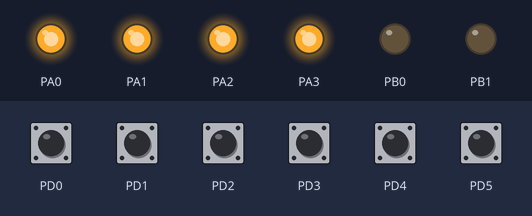
A program run on a simulated ATmega1284P, built with avr-gcc and emulated at 20 MHz. Parts: output pins drawn as LEDs (lit = HIGH). Inputs (shaded band) come from the test bench; at power-on: PD0–5 HIGH.

Above: at 1.2 s.
1.3 s: PD5 pulled LOW for 0.15 s
At 1.4 s:
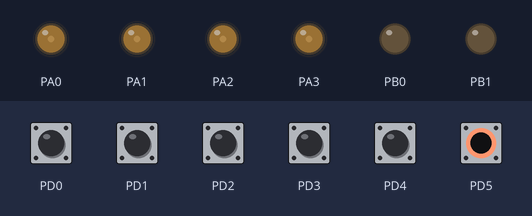
3.0 s: PD0 pulled LOW for 0.15 s
At 3.07 s:
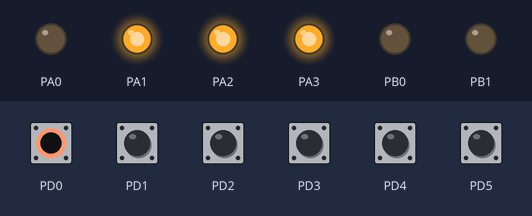
4.6 s: PD1 pulled LOW for 0.15 s
At 4.67 s:
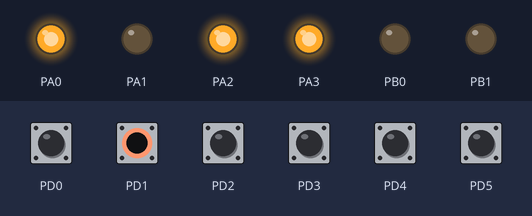
6.2 s: PD2 pulled LOW for 0.15 s
At 6.27 s:
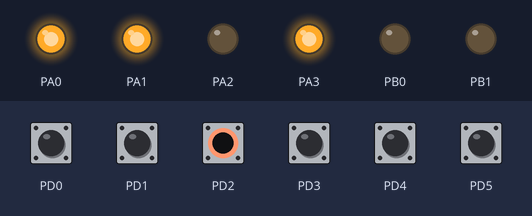
7.8 s: PD3 pulled LOW for 0.15 s
At 7.87 s:
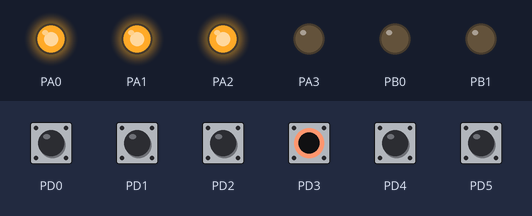
9.4 s: PD4 pulled LOW for 0.15 s
At 10.8 s:
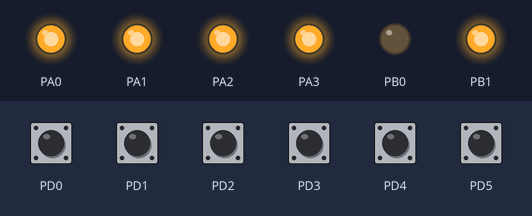
Timing chart, 0 to 12.0 s (numbered marks = the images above; inputs shaded):
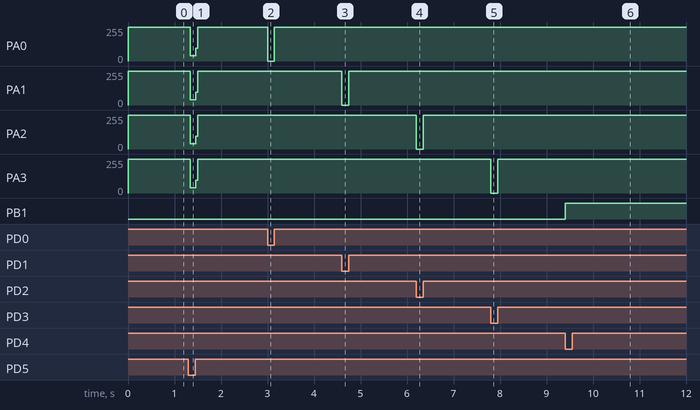

The program:

main.c
```c
#define F_CPU 20000000UL
#include <avr/io.h>

#define PATRON 0b1010

int main(void) {

	DDRD &= ~(0x3F);
	PORTD |= 0x3F;

	DDRA |= 0x0F;
	DDRB |= (1<<PB0) | (1<<PB1);


	PORTA &= ~(0x0F);
	PORTB &= ~((1<<PB0) | (1<<PB1));


	int prevEnter = 1;

	while (1) {

		int nibble = PIND & 0x0F;
		PORTA = (PORTA & 0xF0) | nibble;

		if (!(PIND & (1<<PD5))) {
			PORTA &= ~(0x0F);
			PORTB &= ~((1<<PB0) | (1<<PB1));
		}


		int enter = (PIND & (1<<PD4)) ? 1 : 0;
		if (prevEnter == 1 && enter == 0) {
			if (nibble == PATRON) {
				PORTB |=  (1<<PB0);
				PORTB &= ~(1<<PB1);
				} else {
				PORTB |=  (1<<PB1);
				PORTB &= ~(1<<PB0);
			}
		}
		prevEnter = enter;
	}
}
```

Measured:
- after the input at 1.3 s, PA0–3: 255/255 → 41/255 at once, → 255/255 0.12 s later
- after the input at 3.0 s, PA0: 255/255 → 0/255 at once, → 255/255 0.15 s later
- after the input at 4.6 s, PA1: 255/255 → 0/255 at once, → 255/255 0.15 s later
- after the input at 6.2 s, PA2: 255/255 → 0/255 at once, → 255/255 0.15 s later
- after the input at 7.8 s, PA3: 255/255 → 0/255 at once, → 255/255 0.15 s later
- after the input at 9.4 s, PB1: LOW → HIGH at once
